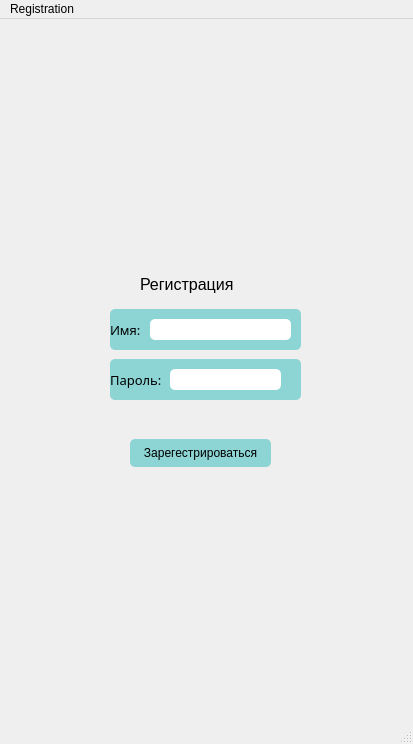
<?xml version="1.0" encoding="UTF-8"?>
<ui version="4.0">
 <class>MainWindow</class>
 <widget class="QMainWindow" name="MainWindow">
  <property name="geometry">
   <rect>
    <x>0</x>
    <y>0</y>
    <width>413</width>
    <height>744</height>
   </rect>
  </property>
  <property name="windowTitle">
   <string>MainWindow</string>
  </property>
  <widget class="QWidget" name="centralwidget">
   <widget class="QLabel" name="label">
    <property name="geometry">
     <rect>
      <x>110</x>
      <y>290</y>
      <width>191</width>
      <height>41</height>
     </rect>
    </property>
    <property name="font">
     <font>
      <family>Gilroy</family>
      <pointsize>10</pointsize>
     </font>
    </property>
    <property name="autoFillBackground">
     <bool>false</bool>
    </property>
    <property name="styleSheet">
     <string notr="true">background-color: rgb(141, 212, 212);
border-radius: 5px;</string>
    </property>
    <property name="text">
     <string>Имя:</string>
    </property>
   </widget>
   <widget class="QLabel" name="label_3">
    <property name="geometry">
     <rect>
      <x>110</x>
      <y>340</y>
      <width>191</width>
      <height>41</height>
     </rect>
    </property>
    <property name="font">
     <font>
      <family>Gilroy</family>
      <pointsize>10</pointsize>
     </font>
    </property>
    <property name="styleSheet">
     <string notr="true">background-color: rgb(141, 212, 212);
border-radius: 5px;</string>
    </property>
    <property name="text">
     <string>Пароль:</string>
    </property>
   </widget>
   <widget class="QLineEdit" name="lineEdit">
    <property name="geometry">
     <rect>
      <x>150</x>
      <y>300</y>
      <width>141</width>
      <height>21</height>
     </rect>
    </property>
    <property name="styleSheet">
     <string notr="true">border-radius: 5px;</string>
    </property>
    <property name="maxLength">
     <number>20</number>
    </property>
   </widget>
   <widget class="QLineEdit" name="lineEdit_3">
    <property name="geometry">
     <rect>
      <x>170</x>
      <y>350</y>
      <width>111</width>
      <height>21</height>
     </rect>
    </property>
    <property name="styleSheet">
     <string notr="true">border-radius: 5px;</string>
    </property>
    <property name="text">
     <string/>
    </property>
    <property name="maxLength">
     <number>30</number>
    </property>
   </widget>
   <widget class="QLabel" name="label_4">
    <property name="geometry">
     <rect>
      <x>140</x>
      <y>250</y>
      <width>141</width>
      <height>31</height>
     </rect>
    </property>
    <property name="font">
     <font>
      <family>MS Shell Dlg 2</family>
      <pointsize>12</pointsize>
      <italic>false</italic>
      <bold>false</bold>
     </font>
    </property>
    <property name="styleSheet">
     <string notr="true">font: 75 16pt &quot;MS Shell Dlg 2&quot;;
font: 75 12pt &quot;MS Shell Dlg 2&quot;;</string>
    </property>
    <property name="text">
     <string>Регистрация</string>
    </property>
   </widget>
   <widget class="QPushButton" name="pushButton">
    <property name="geometry">
     <rect>
      <x>130</x>
      <y>420</y>
      <width>141</width>
      <height>28</height>
     </rect>
    </property>
    <property name="styleSheet">
     <string notr="true">border-radius:5px;
font: 8pt &quot;Gilroy&quot;;
background-color: rgb(141, 212, 212);</string>
    </property>
    <property name="text">
     <string>Зарегестрироваться</string>
    </property>
   </widget>
   <widget class="QLabel" name="label_2">
    <property name="geometry">
     <rect>
      <x>120</x>
      <y>390</y>
      <width>171</width>
      <height>20</height>
     </rect>
    </property>
    <property name="text">
     <string/>
    </property>
   </widget>
  </widget>
  <widget class="QMenuBar" name="menubar">
   <property name="geometry">
    <rect>
     <x>0</x>
     <y>0</y>
     <width>413</width>
     <height>24</height>
    </rect>
   </property>
   <widget class="QMenu" name="menuRegistration">
    <property name="title">
     <string>Registration</string>
    </property>
   </widget>
   <addaction name="menuRegistration"/>
  </widget>
  <widget class="QStatusBar" name="statusbar"/>
 </widget>
 <resources/>
 <connections/>
</ui>
